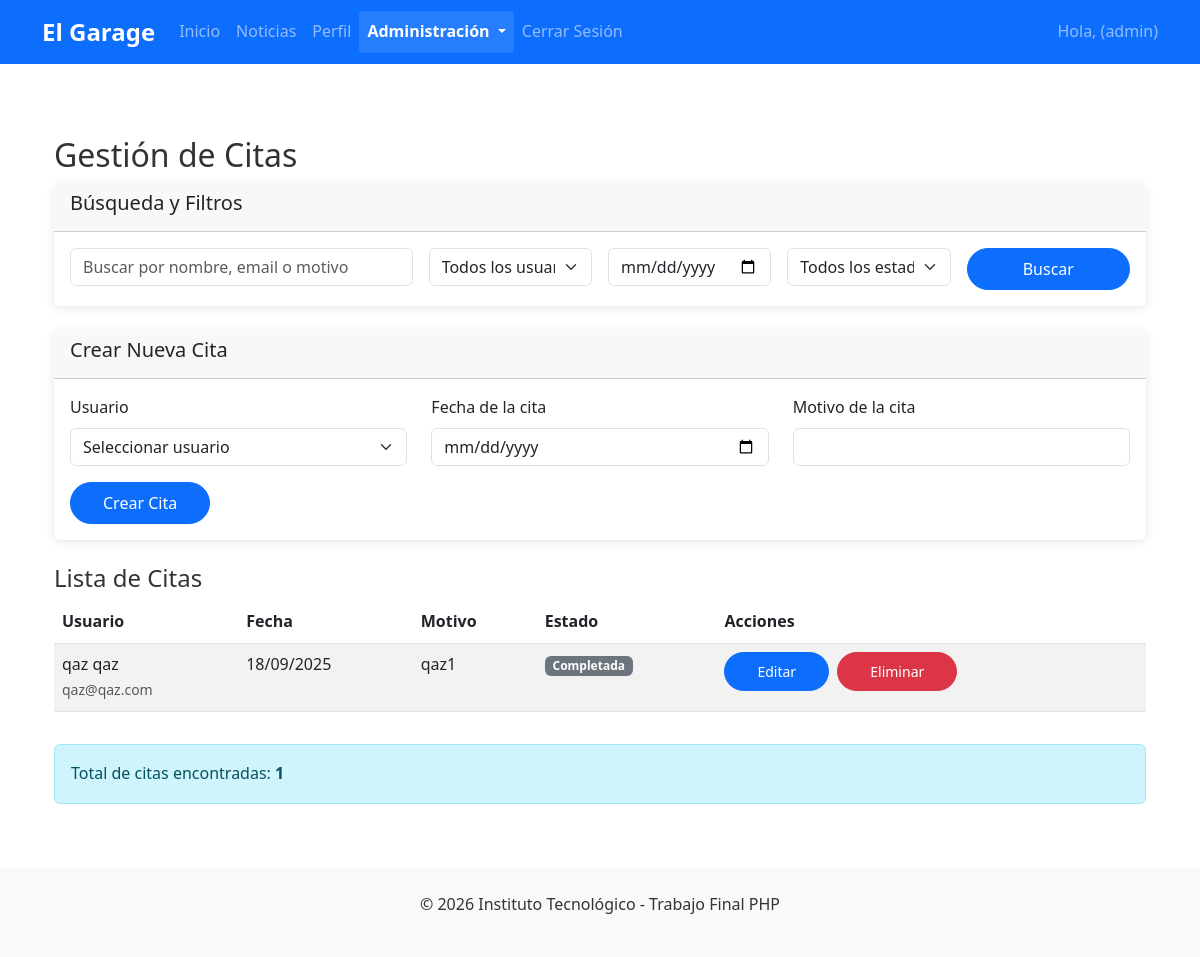
The page /admin/citas-administracion.php (signed in) on the database its author committed.
### tables this page shows
CREATE TABLE `citas` (
  `idCita` int(11) NOT NULL,
  `idUser` int(11) NOT NULL,
  `fecha_cita` date NOT NULL,
  `motivo_cita` text NOT NULL
);

CREATE TABLE `users_data` (
  `idUser` int(11) NOT NULL,
  `nombre` varchar(100) NOT NULL,
  `apellidos` varchar(100) NOT NULL,
  `email` varchar(100) NOT NULL,
  `telefono` varchar(20) NOT NULL,
  `fecha_nacimiento` date NOT NULL,
  `direccion` text DEFAULT NULL,
  `sexo` enum('Hombre','Mujer','Otro') DEFAULT NULL
);

### admin/citas-administracion.php (the view, shortened to what this page needs)
<?php
require '../includes/database.php';
$base_url = rtrim(dirname(dirname($_SERVER['SCRIPT_NAME'])), '/\\') . '/';
$busqueda = isset($_GET['busqueda']) ? trim($_GET['busqueda']) : '';
$filtro_fecha = isset($_GET['fecha']) ? $_GET['fecha'] : '';
$sql = "
    SELECT c.*, ud.nombre, ud.apellidos, ud.email
    FROM citas c
    JOIN users_data ud ON c.idUser = ud.idUser
";
$params = [];
$sql .= " ORDER BY c.fecha_cita DESC, c.idCita DESC";
$stmt = $pdo->prepare($sql);
$stmt->execute($params);
$citas = $stmt->fetchAll();
?>
<!DOCTYPE html>
<html lang="es">
<head>
    <link href="https://cdn.jsdelivr.net/npm/bootstrap@5.3.0/dist/css/bootstrap.min.css" rel="stylesheet">
    <link rel="stylesheet" href="<?= $base_url ?>css/styles.css">
</head>
<body>
    <?php include '../includes/header.php'; ?>
    <div class="container mt-5">
        <h2>Gestión de Citas</h2>
        <div class="card mb-4">
            <div class="card-header">
                <h5>Búsqueda y Filtros</h5>
            </div>
            <div class="card-body">
                <form method="GET" class="row g-3">
                    <div class="col-md-4">
                        <input type="text" class="form-control" name="busqueda" placeholder="Buscar por nombre, email o motivo" value="<?= htmlspecialchars($busqueda) ?>">
                    </div>
                    <div class="col-md-2">
                        <select class="form-select" name="usuario">
                            <option value="">Todos los usuarios</option>
                        </select>
                    </div>
                    <div class="col-md-2">
                        <input type="date" class="form-control" name="fecha" value="<?= htmlspecialchars($filtro_fecha) ?>">
                    </div>
                    <div class="col-md-2">
                        <select class="form-select" name="estado">
                            <option value="">Todos los estados</option>
                        </select>
                    </div>
                    <div class="col-md-2">
                        <button type="submit" class="btn btn-primary w-100">Buscar</button>
                    </div>
                </form>
            </div>
        </div>
        <div class="card mb-4">
            <div class="card-header">
                <h5>Crear Nueva Cita</h5>
            </div>
            <div class="card-body">
                <form method="POST">
                    <div class="row">
                        <div class="col-md-4">
                            <div class="mb-3">
                                <label for="idUser" class="form-label">Usuario</label>
                                <select class="form-select" id="idUser" name="idUser" required>
                                    <option value="">Seleccionar usuario</option>
                                </select>
                            </div>
                        </div>
                        <div class="col-md-4">
                            <div class="mb-3">
                                <label for="fecha_cita" class="form-label">Fecha de la cita</label>
                                <input type="date" class="form-control" id="fecha_cita" name="fecha_cita" min="<?= date('Y-m-d') ?>" required>
                            </div>
                        </div>
                        <div class="col-md-4">
                            <div class="mb-3">
                                <label for="motivo_cita" class="form-label">Motivo de la cita</label>
                                <input type="text" class="form-control" id="motivo_cita" name="motivo_cita" required>
                            </div>
                        </div>
                    </div>
                    <button type="submit" name="crear_cita" class="btn btn-primary">Crear Cita</button>
                </form>
            </div>
        </div>
        <h4>Lista de Citas</h4>
        <?php if (count($citas) > 0): ?>
            <div class="table-responsive">
                <table class="table table-striped">
                    <thead>
                        <tr>
                            <th>Usuario</th>
                            <th>Fecha</th>
                            <th>Motivo</th>
                            <th>Estado</th>
                            <th>Acciones</th>
                        </tr>
                    </thead>
                    <tbody>
                        <?php foreach ($citas as $cita): ?>
                        <tr>
                            <td>
                                <?= htmlspecialchars($cita['nombre'] . ' ' . $cita['apellidos']) ?>
                                <br>
                                <small class="text-muted"><?= htmlspecialchars($cita['email']) ?></small>
                            </td>
                            <td><?= date('d/m/Y', strtotime($cita['fecha_cita'])) ?></td>
                            <td><?= htmlspecialchars($cita['motivo_cita']) ?></td>
                            <td>
                                <?php if ($cita['fecha_cita'] < date('Y-m-d')): ?>
                                    <span class="badge bg-secondary">Completada</span>
                                <?php else: ?>
                                    <span class="badge bg-success">Pendiente</span>
                                <?php endif; ?>
                            </td>
                            <td>
                                <button type="button" class="btn btn-sm btn-primary me-1"
                                        data-bs-toggle="modal" data-bs-target="#editarCitaModal"
                                        data-id="<?= $cita['idCita'] ?>"
                                        data-user="<?= $cita['idUser'] ?>"
                                        data-fecha="<?= $cita['fecha_cita'] ?>"
                                        data-motivo="<?= htmlspecialchars($cita['motivo_cita']) ?>">
                                    Editar
                                </button>
                                <form method="POST" onsubmit="return confirm('¿Está seguro de eliminar esta cita?')" class="d-inline">
                                    <button type="submit" name="eliminar_cita" class="btn btn-sm btn-danger">Eliminar</button>
                                </form>
                            </td>
                        </tr>
                        <?php endforeach; ?>
                    </tbody>
                </table>
            </div>
            <div class="alert alert-info mt-3">
                Total de citas encontradas: <strong><?= count($citas) ?></strong>
            </div>
        <?php else: ?>
            <div class="alert alert-info">
                No se encontraron citas con los filtros seleccionados.
            </div>
        <?php endif; ?>
    </div>
    <?php include '../includes/footer.php'; ?>
</body>
</html>

### css/styles.css (style rules this page uses)
body { display: flex; flex-direction: column; min-height: 100vh; font-family: 'Segoe UI', Tahoma, Geneva, Verdana, sans-serif; line-height: 1.6; color: #333; }
.container { flex: 1; }
.card { transition: all 0.3s ease; border: none; box-shadow: 0 2px 10px rgba(0,0,0,0.1); overflow: hidden; animation: fadeIn 0.6s ease-out; }
.btn { border-radius: 25px; padding: 0.5rem 2rem; font-weight: 500; }

### rows shown on the page
citas: idUser.apellidos "qaz qaz", idUser.email "qaz@qaz.com", fecha_cita "18/09/2025", motivo_cita "qaz1", shows "Completada"

### other values the page prints
$_SESSION['rol'] "admin"
count($citas) "1"
